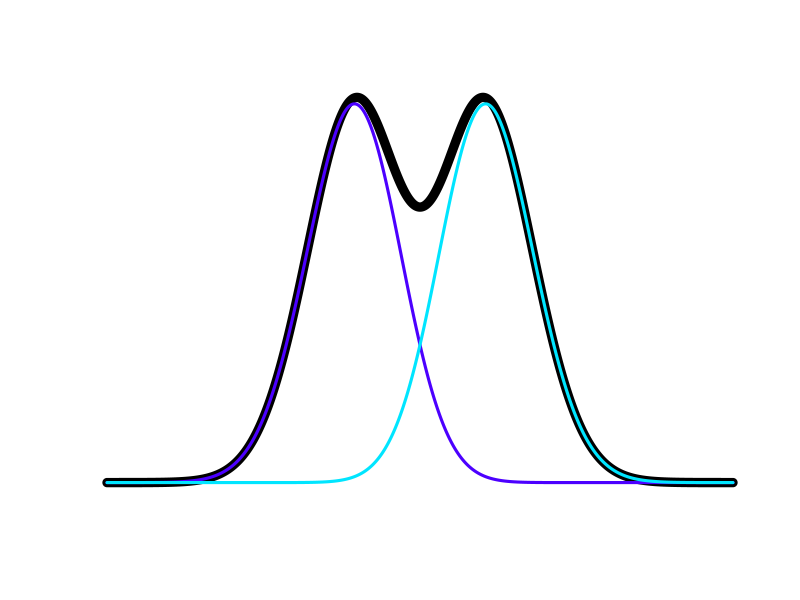

Write R code to recreate this figure.
# Normal distributions found in the Tower of Pisa
# www.overfitting.net
# https://www.overfitting.net/2026/01/distribuciones-normales-en-la-torre-de.html

library(Cairo)


# Function to plot N skewed normal distributions (each Area=1) and their sum
plot_skew_normals_and_sum <- function(
    xi = c(-0.2, 0.2),  # x axis locations
    omega = c(1, 1),  # widths (~stdev)
    alpha = c(-4, 4),  # skewness (asymmetry)
    n = 5000, labels = FALSE  # resolution and labelling
) {
    # Skewed normal distribution function of Area=1
    dskewnorm <- function(x, xi, omega, alpha) {
        z <- (x - xi) / omega
        2 / omega * dnorm(z) * pnorm(alpha * z)
    }
    
    # Calculations
    N = length(xi)  # number of curves
    from <- min(xi - 5*omega)
    to   <- max(xi + 5*omega)
    x <- seq(from, to, length.out = n)
    y=list()
    for (i in 1:N) y[[i]] <- dskewnorm(x, xi[i], omega[i], alpha[i])
    ysum <- Reduce(`+`, y)
    
    # Plotting
    plot(x, ysum, type = "l", lwd = 9,  # ysum always >= y[[i]]
         axes = labels, ann = labels)
    cols <- topo.colors(N)
    for (i in 1:N) lines(x, y[[i]], lwd = 3, col=cols[i])
}


# Adjustments to fit the staircase in the Tower of Pisa
CairoPNG("plot_skew_normals.png", width=1920, height=1080)
    plot_skew_normals_and_sum(
        xi = c(-3.7, 3.7),
        omega = c(5, 5),
        alpha = c(-0.8, 0.8)
    )
dev.off()
